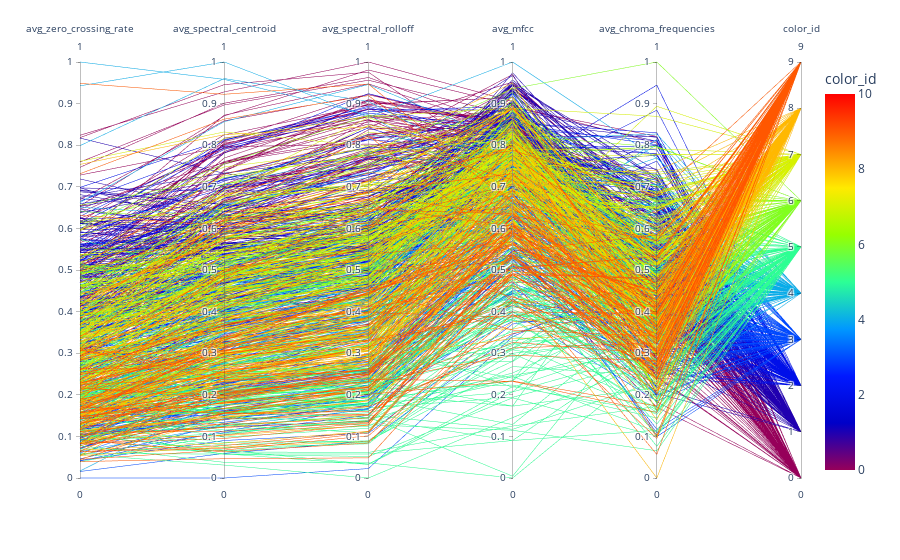

This figure's notebook cell:
### Code cell
colors = dict()
x = 0
for genre in df.genre.unique():
    colors[genre] = x
    x += 1

df['color_id'] = df.genre.apply(lambda x: colors[x])
_, df_split = train_test_split(
    df, random_state=42)
fig = px.parallel_coordinates(df.drop(columns=['bpm']), color='color_id',
                              color_continuous_scale='rainbow',
                              color_continuous_midpoint=5)
fig.show()

### Figure 1 — Plotly figure (JSON) as saved in the notebook; plotly's stock layout.template omitted (floating-point values rounded to 4 significant figures; data arrays with more than 128 entries replaced by an {"elided": "..."} marker saying what was removed)
{"data": [{"dimensions": [{"label": "avg_zero_crossing_rate", "values": {"elided": "1000 float values"}}, {"label": "avg_spectral_centroid", "values": {"elided": "1000 float values"}}, {"label": "avg_spectral_rolloff", "values": {"elided": "1000 float values"}}, {"label": "avg_mfcc", "values": {"elided": "1000 float values"}}, {"label": "avg_chroma_frequencies", "values": {"elided": "1000 float values"}}, {"label": "color_id", "values": {"elided": "1000 int values"}}], "domain": {"x": [0, 1], "y": [0, 1]}, "line": {"color": {"elided": "1000 int values"}, "coloraxis": "coloraxis"}, "name": "", "type": "parcoords"}], "layout": {"coloraxis": {"cmid": 5, "colorbar": {"title": {"text": "color_id"}}, "colorscale": [[0, "rgb(150,0,90)"], [0.125, "rgb(0,0,200)"], [0.25, "rgb(0,25,255)"], [0.375, "rgb(0,152,255)"], [0.5, "rgb(44,255,150)"], [0.625, "rgb(151,255,0)"], [0.75, "rgb(255,234,0)"], [0.875, "rgb(255,111,0)"], [1, "rgb(255,0,0)"]]}, "legend": {"tracegroupgap": 0}, "margin": {"t": 60}}}
